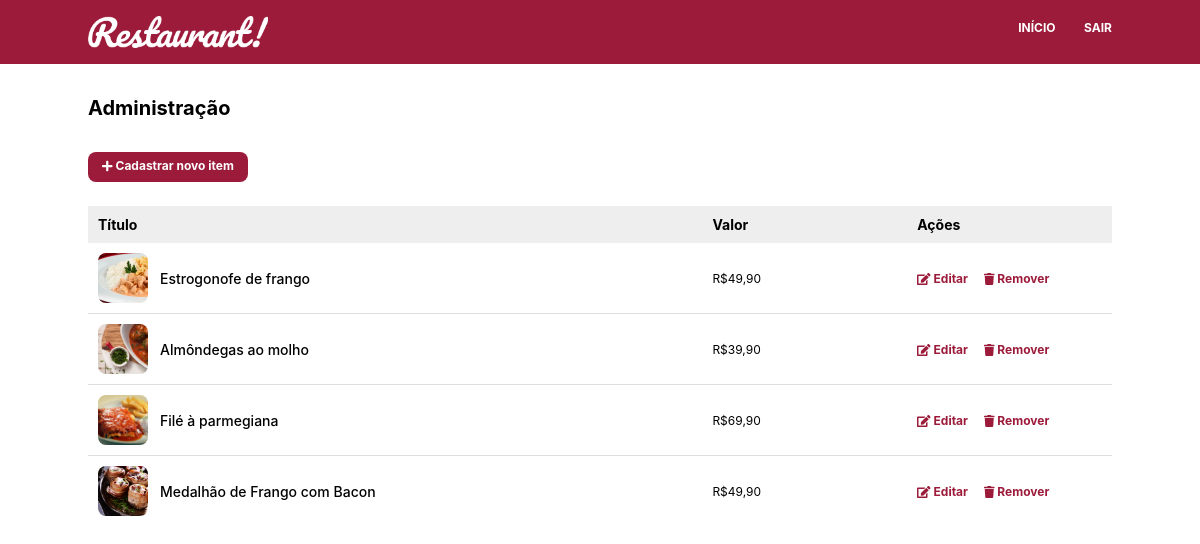
/dashboard.php (signed in), run on the app's committed database.
### tables this page shows
CREATE TABLE `menu` (
  `id` int(11) NOT NULL,
  `title` varchar(33) NOT NULL,
  `description` varchar(257) NOT NULL,
  `price` float NOT NULL,
  `img` varchar(33) NOT NULL
);

### config.php (called while the page is built, shortened)
<?php
try {
  $session = isset($_SESSION['id_session']) && !empty($_SESSION['id_session']);
} catch (PDOEXCEPTION $e) {
  $e->getMessage();
}

### models/menu.php (called while the page is built, shortened)
<?php
class Menu
{
  public function listItems()
  {
    global $db;
    $array = array();
    $sql = "SELECT * FROM menu";
    $sql = $db->prepare($sql);
    $sql->execute();
    if ($sql->rowCount() > 0) {
      $array = $sql->fetchAll();
    }
    return $array;
  }
}

### dashboard.php (the view, shortened to what this page needs)
<?php
require 'config.php';
if ($session) :
  require 'models/menu.php';
  $menu = new Menu();
  $menuitems = $menu->listItems();
?>
  <!DOCTYPE html>
  <html lang="en">
  <head>
    <link rel="stylesheet" href="static/style.css" />
  </head>
  <body>
    <header>
      <div class="container">
        <div class="logo" onclick="window.location='index.php'"></div>
        <div class="navigation">
          <ul class="navigation-container">
            <li class="navigation-item"><a href="index.php">Início</a></li>
            <li class="navigation-item"><a href="controllers/user/logout.php">Sair</a></li>
          </ul>
        </div>
      </div>
    </header>
    <main>
      <div class="container">
        <section class="dashboard">
          <h1 class="dashboard-title">Administração</h1>
          <div class="dashboard-controls">
            <a href="add-item.php" class="button"><i class="fas fa-plus"></i> Cadastrar novo item</a>
          </div>
          <div class="dashboard-table">
            <table>
              <thead>
                <tr>
                  <th>Título</th>
                  <th>Valor</th>
                  <th>Ações</th>
                </tr>
              </thead>
              <tbody>
                <?php
                foreach ($menuitems as $item) {
                  $price = str_replace('.', ',', sprintf('R$' . '%01.2f', $item['price']));
                  echo "<tr>
                <td><div class='dashboard-image' style='background-image: url(" . 'uploads/' . $item['img'] . ")'></div><span class='title'>{$item['title']}</span></td>
                <td><span>$price</span></td>
                <td><a href='edit-item.php?item_id={$item['id']}'><i class='fas fa-edit'></i> Editar</a><a class='removeItem' href='controllers/menu/delete.php?item_id={$item['id']}'><i class='fas fa-trash'></i> Remover</a></td>
                </tr>";
                }
                ?>
              </tbody>
            </table>
          </div>
        </section>
      </div>
    </main>
  </body>
  </html>
<?php else : header("Location: index.php");
endif; ?>

### static/style.css (style rules this page uses)
* { padding: 0; margin: 0; box-sizing: border-box; }
html, textarea { font-family: -apple-system, BlinkMacSystemFont, 'Segoe UI', Roboto, Oxygen, Ubuntu, Cantarell, 'Open Sans', 'Helvetica Neue', sans-serif; }
.container { width: 100%; max-width: 1024px; margin: 0 auto; }
header { display: flex; align-items: center; height: 64px; margin-bottom: 32px; background: #9c1b3a; }
header .logo { background-image: url('img/logo.png'); background-size: cover; background-repeat: no-repeat; width: 180px; height: 32px; float: left; }
header .navigation { float: right; }
header .navigation .navigation-container { list-style: none; }
header .navigation .navigation-item { display: inline-block; font-weight: bold; font-size: 12px; text-transform: uppercase; color: white; }
header .navigation .navigation-item a { color: white; text-decoration: none; }
header .navigation .navigation-item:not(:last-child) { margin-right: 24px; }
.menu-title, .dashboard-title { margin-bottom: 32px; font-size: 20px; }
.dashboard-controls { margin-bottom: 24px; }
.button { display: inline-block; background: #9c1b3a; color: white; font-size: 12px; font-weight: bold; width: 160px; height: 30px; padding: 6px; border-radius: 8px; text-align: center; border: 0; text-decoration: none; }
.dashboard-table { width: 100%; margin-bottom: 32px; }
.dashboard-table table { width: 100%; border-collapse: collapse; }
.dashboard-table thead { background: #eee; }
.dashboard-table th, td { text-align: left; padding: 10px; }
.dashboard-table tr:not(:last-child) td { border-bottom: 1px solid #dfdfdf; }
.dashboard-table th { font-size: 14px; }
.dashboard-table td { font-size: 12px; }
.dashboard-table tr td { width: 20%; }
.dashboard-table tr td:first-child { width: 60%; }
.dashboard-table a { display: inline-block; text-decoration: none; margin-right: 16px; font-weight: bold; color: #9c1b3a; }
.dashboard-table .title { padding-left: 12px; font-size: 14px; font-weight: 500; }
.dashboard-image { width: 50px; height: 50px; background-size: cover; background-repeat: none; display: inline-block; border-radius: 8px; }
td > * { vertical-align: middle; }

### data on the page
menu: img (picture), title "Estrogonofe de frango", price "R$49,90"
menu: img (picture), title "Almôndegas ao molho", price "R$39,90"
menu: img (picture), title "Filé à parmegiana", price "R$69,90"
menu: img (picture), title "Medalhão de Frango com Bacon", price "R$49,90"
